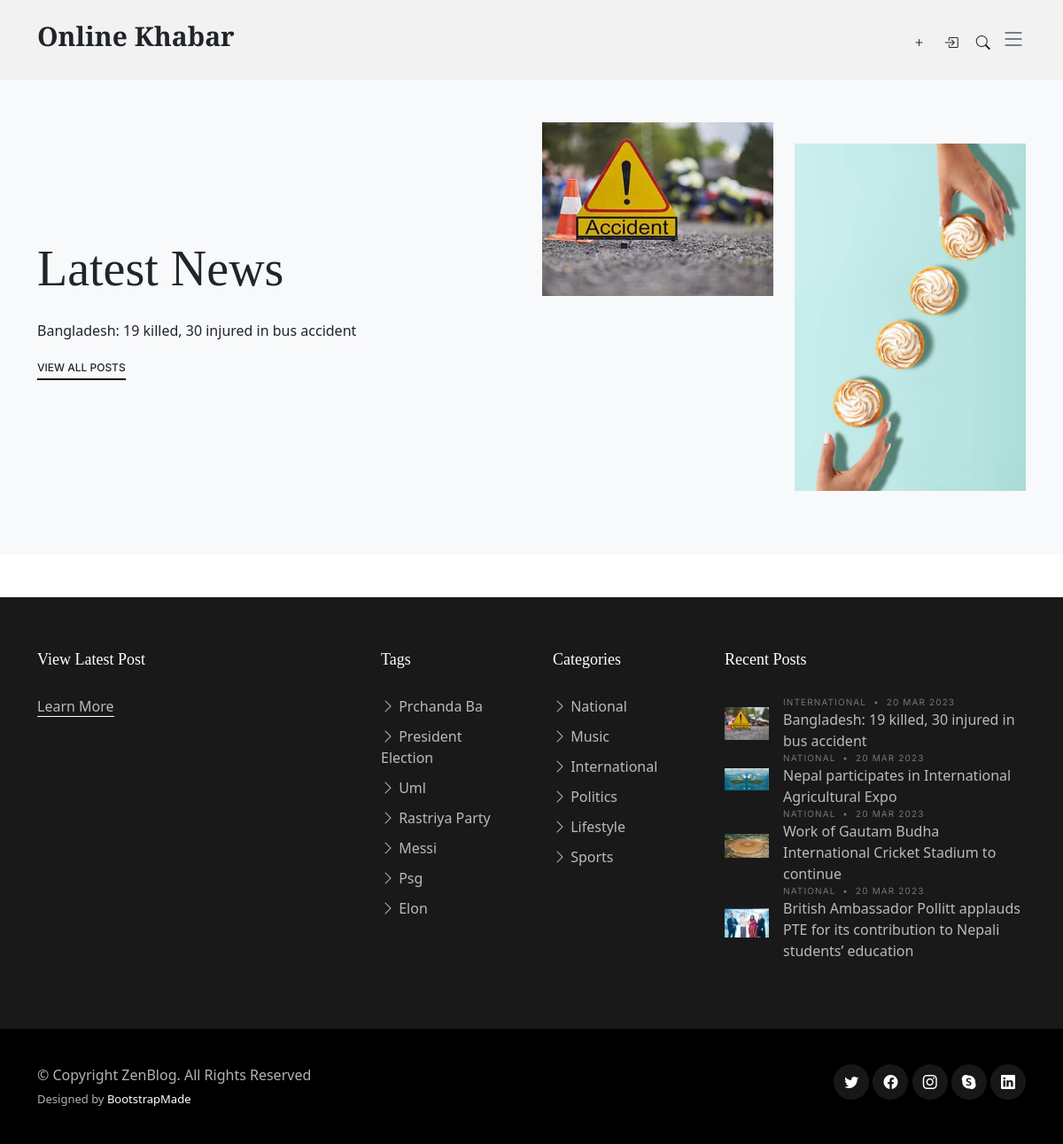
The page /about/ (signed in) on the database its author committed.
### newspaper_blog/models.py (models this page shows, shortened)
class TimeStampModel(models.Model):
    created_at =models.DateTimeField(auto_now_add=True)
    updated_at=models.DateTimeField(auto_now=True)
    class  Meta:
        abstract = True

class Post(TimeStampModel):
    STATUS_CHOICES =[
        ("active", "Active"),
        ("in_active","Inactive"),
    ]
    title =models.CharField(max_length=250)
    content = models.TextField()
    featured_image = models.ImageField(upload_to="post_images/%Y/%m/%d", blank=False)
    author = models.ForeignKey("auth.User", on_delete=models.CASCADE)
    published_at = models.DateTimeField(null=True, blank=True)
    status = models.CharField(max_length=20, choices=STATUS_CHOICES, default=0)
    category = models.ForeignKey(Category, on_delete=models.CASCADE)
    tag = models.ManyToManyField(Tag)
    views_count=models.PositiveBigIntegerField(default=0)

class Tag(TimeStampModel):
    name = models.CharField(max_length=20)

class Category(TimeStampModel):
    name = models.CharField(max_length=20)

### newspaper_blog/views.py (the view)
class AboutView(TemplateView):
    template_name ="zennews/about.html"
    def get_context_data(self,*args,**kwargs):
        context = super().get_context_data(*args, **kwargs)
        context["latest_about_posts"]=(
            Post.objects.filter(status="active", published_at__isnull=False)
            .order_by("-published_at")[:1]
        )
        context["footer_categories"]=Category.objects.all()[:6]
        context["recent_posts"]=Post.objects.filter(status="active", published_at__isnull=False).order_by("-published_at")[:4]
        return context

### newspaper_blog/navigation.py (called while the page is built)
def navigation(request):
    categories = Category.objects.all()
    tags = Tag.objects.all()[:7]
    top_categories = (
        Post.objects.values("category__pk", "category__name")
        .annotate(
            pk=F("category__pk"), name=F("category__name"),max_views=Sum("views_count")
        )
        .order_by("-max_views")
        .values("pk","name","max_views")
    )
    return{
        "categories":categories,
        "tags":tags,
        "top_categories":top_categories,
    }

### templates/zennews/about.html
{% extends 'zennews/base.html' %}
{% block content %}
<main id="main">
    <section class="mb-5 bg-light py-5">
      <div class="container" data-aos="fade-up">
        {% for latest_about_post in latest_about_posts %}
        <div class="row justify-content-between align-items-lg-center">
          <div class="col-lg-5 mb-4 mb-lg-0">
            <h2 class="display-4 mb-4">Latest News</h2>
            <p>{{latest_about_post.title}}</p>
              <p><a href="{% url 'post-category' %}" class="more">View All  Posts</a></p>
            </div>
            <div class="col-lg-6">
              <div class="row">
                <div class="col-6">
                  <img src="{{latest_about_post.featured_image.url}}" alt="{{latest_about_post.title}}" class="img-fluid mb-4">
                </div>
                <div class="col-6 mt-4">
                  <img src="assets/img/post-portrait-4.jpg" alt="" class="img-fluid mb-4">
                </div>
              </div>
            </div>
          </div>
        </div>
        {% endfor %}
    </section>
  </main>
{% endblock content %}

### templates/zennews/footer/footer.html (shortened to what this page needs)
  <footer id="footer" class="footer">
    <div class="footer-content">
      <div class="container">
        <div class="row g-5">
          <div class="col-lg-4">
            <h3 class="footer-heading">View Latest Post</h3>
            <p><a href="{% url 'about' %}" class="footer-link-more">Learn More</a></p>
          </div>
          <div class="col-6 col-lg-2">
            <h3 class="footer-heading">Tags</h3>
            <ul class="footer-links list-unstyled">
              {% for tag  in tags %}
              <li><a href="category.html"><i class="bi bi-chevron-right"></i> {{tag.name|title}}</a></li>
              {% endfor %}
            </ul>
          </div>
          <div class="col-6 col-lg-2">
            <h3 class="footer-heading">Categories</h3>
            <ul class="footer-links list-unstyled">
              {% for footer_category in footer_categories %}
              <li><a href="{% url 'post-by-category' footer_category.pk %}"><i class="bi bi-chevron-right"></i> {{footer_category.name|title}}</a></li>
              {% endfor %}
            </ul>
          </div>
          <div class="col-lg-4">
            <h3 class="footer-heading">Recent Posts</h3>
            <ul class="footer-links footer-blog-entry list-unstyled">
              <li>
              {% for recent_post in recent_posts %}
              <a href="{% url 'post-detail' recent_post.pk%}" class="d-flex align-items-center">
                <img src="{{recent_post.featured_image.url}}" alt="{{recent_post.title}}" class="img-fluid me-3" width="300px">
                <div>
                  <div class="post-meta d-block"><span class="date">{{recent_post.category.name}}</span> <span class="mx-1">&bullet;</span> <span>{{recent_post.published_at|date:"j M Y"}}</span></div>
                  <span>{{recent_post.title}}</span>
                </div>
              </a>
              {% endfor %}
              </li>
            </ul>
          </div>
        </div>
      </div>
    </div>
    <div class="footer-legal">
      <div class="container">
        <div class="row justify-content-between">
          <div class="col-md-6 text-center text-md-start mb-3 mb-md-0">
            <div class="copyright">
              © Copyright <strong><span>ZenBlog</span></strong>. All Rights Reserved
            </div>
            <div class="credits">
              Designed by <a href="https://bootstrapmade.com/">BootstrapMade</a>
            </div>
          </div>
          <div class="col-md-6">
            <div class="social-links mb-3 mb-lg-0 text-center text-md-end">
              <a href="#" class="twitter"><i class="bi bi-twitter"></i></a>
              <a href="#" class="facebook"><i class="bi bi-facebook"></i></a>
              <a href="#" class="instagram"><i class="bi bi-instagram"></i></a>
              <a href="#" class="google-plus"><i class="bi bi-skype"></i></a>
              <a href="#" class="linkedin"><i class="bi bi-linkedin"></i></a>
            </div>
          </div>
        </div>
      </div>
    </div>
  </footer>

### static/assets/css/variables.css (style rules this page uses)
:root { --font-default: 'EB Garamond', system-ui, -apple-system, "Segoe UI", Roboto, "Helvetica Neue", Arial, "Noto Sans", "Liberation Sans", sans-serif, "Apple Color Emoji", "Segoe UI Emoji", "Segoe UI Symbol", "Noto Color Emoji"; --font-primary: 'EB Garamond', serif; --font-secondary: 'Inter', sans-serif; --color-default: #212529; --color-default-rgb: 33, 37, 41; --color-links: #212529; --color-links-hover: #15171a; --color-primary: #212529; --color-primary-light: #26282c; --color-primary-dark: #0b0c0e; --color-primary-rgb: 33, 37, 41; --color-primary-light-rgb: 38, 40, 44; --color-primary-dark-rgb: 11, 12, 14; --color-secondary: #596d80; --color-secondary-light: #8498aa; --color-secondary-dark: #404f5c; --color-secondary-rgb: 89, 109, 128; --color-secondary-light-rgb: 132, 152, 170; --color-secondary-dark-rgb: 64, 79, 92; --color-blue: #0d6efd; --color-blue-rgb: 13, 110, 253; --color-indigo: #6610f2; --color-indigo-rgb: 102, 16, 242; --color-purple: #6f42c1; --color-purple-rgb: 111, 66, 193; --color-pink: #f3268c; --color-pink-rgb: 243, 38, 140; --color-red: #df1529; --color-red-rgb: 223, 21, 4; --color-orange: #fd7e14; --color-orange-rgb: 253, 126, 20; --color-yellow: #ffc107; --color-yellow-rgb: 255, 193, 7; --color-green: #059652; --color-green-rgb: 5, 150, 82; --color-teal: #20c997; --color-teal-rgb: 32, 201, 151; --color-cyan: #0dcaf0; --color-cyan-rgb: 13, 202, 240; --color-white: #ffffff; --color-white-rgb: 255, 255, 255; --color-gray: #6c757d; --color-gray-rgb: 108, 117, 125; --color-black: #000000; --color-black-rgb: 0, 0, 0; }
:root { --bs-blue: var(--color-blue); --bs-indigo: var(--color-indigo); --bs-purple: var(--color-purple); --bs-pink: var(--color-pink); --bs-red: var(--color-red); --bs-orange: var(--color-orange); --bs-yellow: var(--color-yellow); --bs-green: var(--color-green); --bs-teal: var(--color-teal); --bs-cyan: var(--color-cyan); --bs-white: var(--color-white); --bs-gray: var(--color-gray); --bs-gray-dark: #343a40; --bs-gray-100: #f8f9fa; --bs-gray-200: #e9ecef; --bs-gray-300: #dee2e6; --bs-gray-400: #ced4da; --bs-gray-500: #adb5bd; --bs-gray-600: #6c757d; --bs-gray-700: #495057; --bs-gray-800: #343a40; --bs-gray-900: #212529; --bs-primary: var(--color-blue); --bs-secondary: var(--color-blue); --bs-success: #198754; --bs-info: #0dcaf0; --bs-warning: #ffc107; --bs-danger: #dc3545; --bs-light: #f8f9fa; --bs-dark: #212529; --bs-primary-rgb: var(--color-primary-rgb); --bs-secondary-rgb: var(--color-secondary-rgb); --bs-success-rgb: 25, 135, 84; --bs-info-rgb: 13, 202, 240; --bs-warning-rgb: 255, 193, 7; --bs-danger-rgb: 220, 53, 69; --bs-light-rgb: 248, 249, 250; --bs-dark-rgb: 33, 37, 41; --bs-white-rgb: var(--color-white-rgb); --bs-black-rgb: var(--color-black-rgb); --bs-body-color-rgb: var(--color-default-rgb); --bs-body-bg-rgb: 255, 255, 255; --bs-font-sans-serif: var(--font-default); --bs-font-monospace: SFMono-Regular, Menlo, Monaco, Consolas, "Liberation Mono", "Courier New", monospace; --bs-gradient: linear-gradient(180deg, rgba(255, 255, 255, 0.15), rgba(255, 255, 255, 0)); --bs-body-font-family: var(--font-default); --bs-body-font-size: 1rem; --bs-body-font-weight: 400; --bs-body-line-height: 1.5; --bs-body-color: var(--color-default); --bs-body-bg: #fff; }

### rows shown on the page
Post: title "Bangladesh: 19 killed, 30 injured in bus accident", featured_image (picture), category.name "INTERNATIONAL", published_at "20 MAR 2023"
Tag: name "Prchanda Ba"
Tag: name "President Election"
Tag: name "Uml"
Tag: name "Rastriya Party"
Tag: name "Messi"
Tag: name "Psg"
Tag: name "Elon"
Category: name "National"
Category: name "Music"
Category: name "International"
Category: name "Politics"
Category: name "Lifestyle"
Category: name "Sports"
Post: featured_image (picture), category.name "NATIONAL", published_at "20 MAR 2023", title "Nepal participates in International Agricultural Expo"
Post: featured_image (picture), category.name "NATIONAL", published_at "20 MAR 2023", title "Work of Gautam Budha International Cricket Stadium to continue"
Post: featured_image (picture), category.name "NATIONAL", published_at "20 MAR 2023", title "British Ambassador Pollitt applauds PTE for its contribution to Nepali students’ education"
